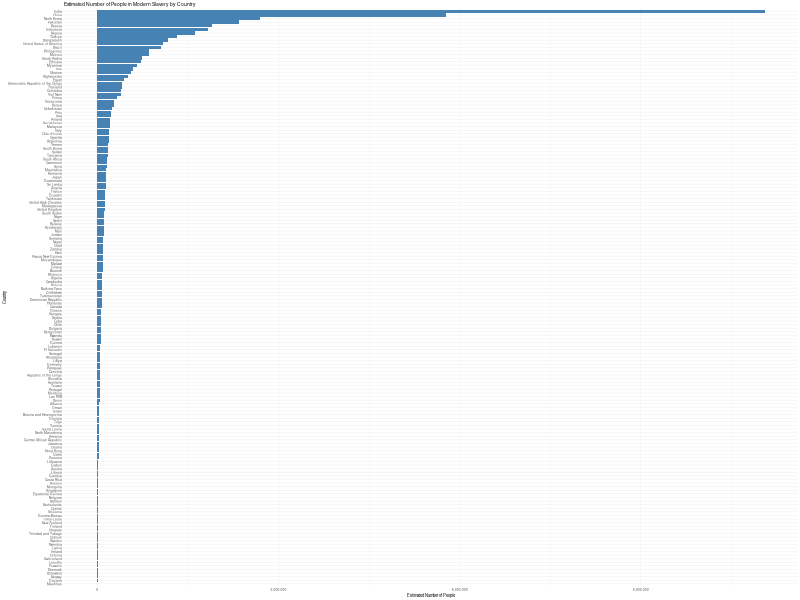
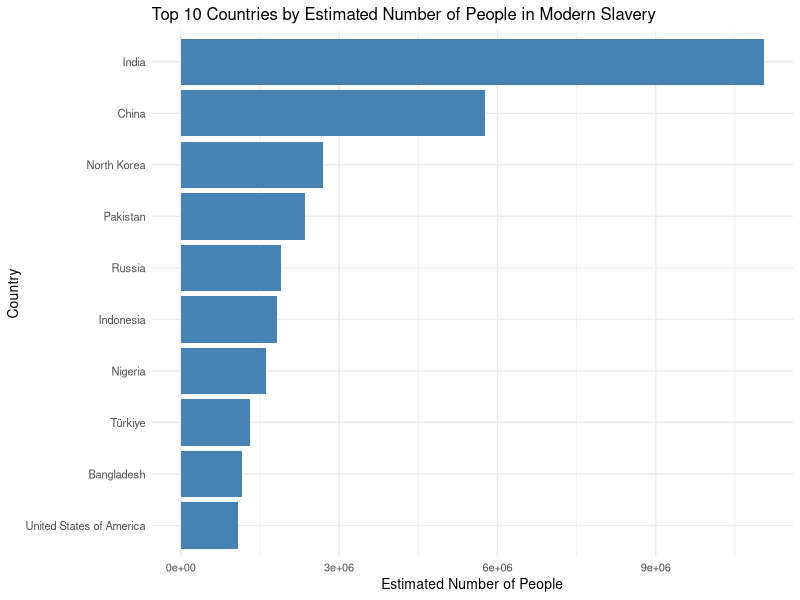
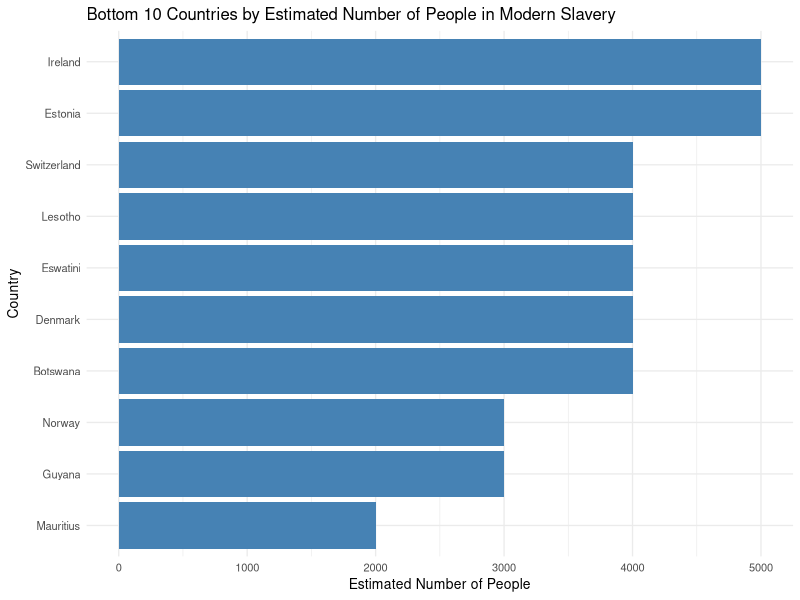
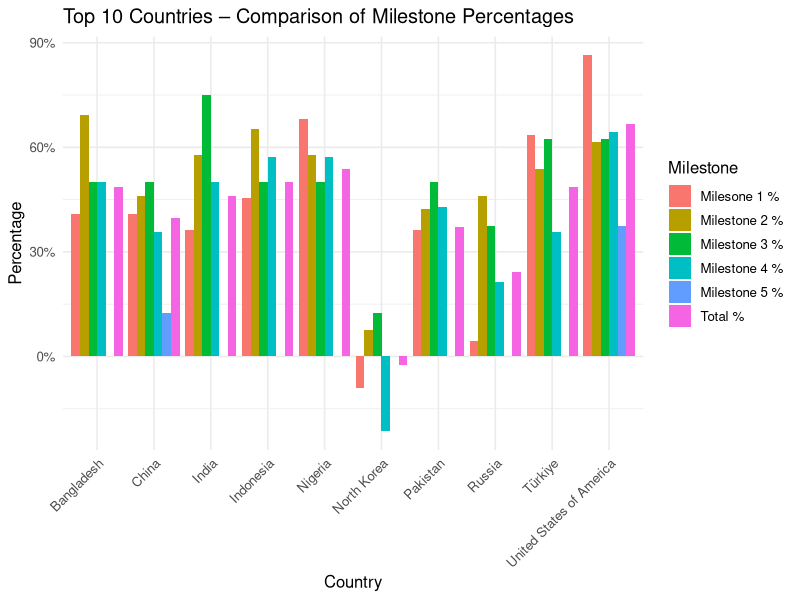
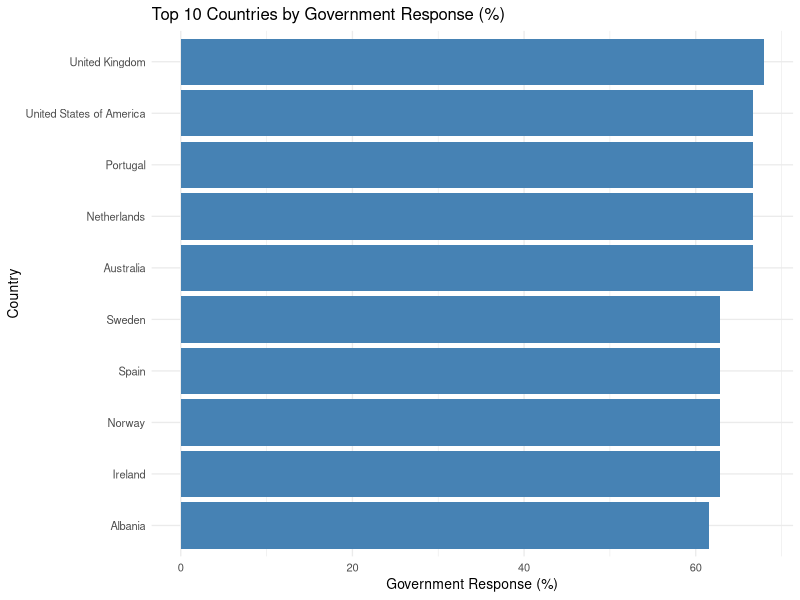
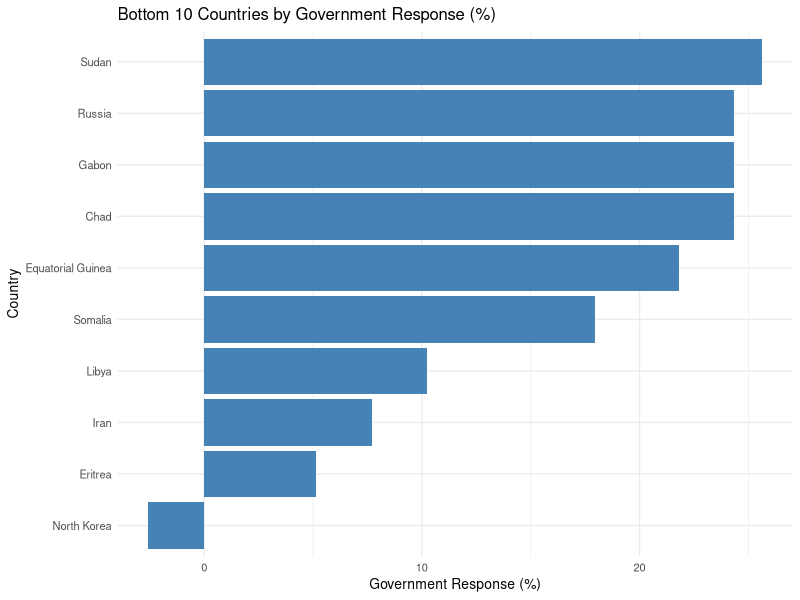
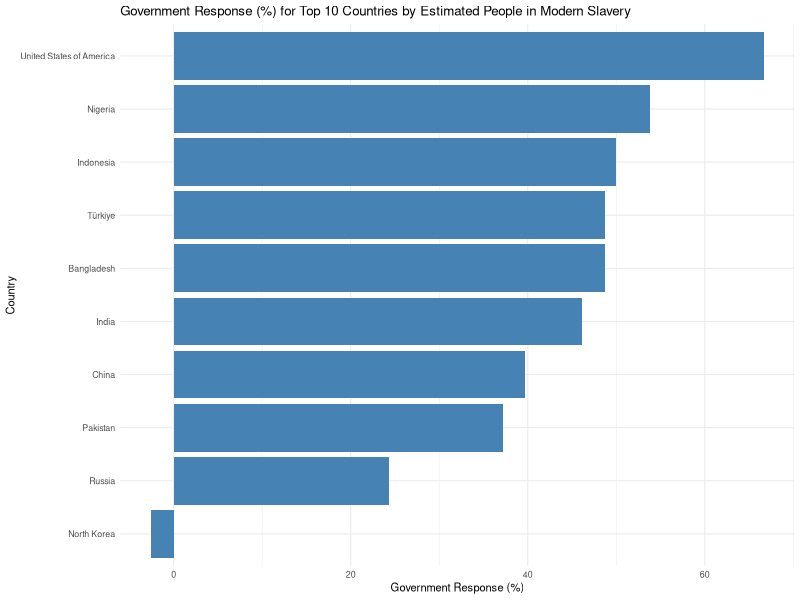

The R script that drew these images, in order:
## ---- chunk 1
#Load packages
library(tidyverse)
library(readxl)
library(dplyr)
library(ggplot2)
library(tidyr)
library(scales)
## ---- chunk 2
# Because there's multiple sheets and crowded rows, we need to specify where
# need to begin
df <- read_excel(
  "2023-Global-Slavery-Index-Data 2.xlsx",
  sheet = "GSI 2023 summary data",  
  skip = 2
)
## ---- chunk 3
#Select columns for country and estimates
slavery_plot_data <- df |>
  select(Country, `Estimated number of people in modern slavery`) |>
  rename(Estimated = `Estimated number of people in modern slavery`) |>
  drop_na() |>
  arrange(desc(Estimated))

## ---- chunk 4
#Create comparison plot
ggplot(slavery_plot_data, aes(x = reorder(Country, Estimated), y = Estimated)) +
  geom_col(fill = "steelblue") +
  coord_flip() +
  scale_y_continuous(labels = scales::comma) +
  labs(
    title = "Estimated Number of People in Modern Slavery by Country",
    x = "Country",
    y = "Estimated Number of People"
  ) +
  theme_minimal(base_size = 3)

## ---- chunk 5
#Checking for the top 10 countries with the greatest estimated number of people in modern slavery

top10 <- df |>
  select(Country, `Estimated number of people in modern slavery`) |>
  rename(Estimated = `Estimated number of people in modern slavery`) |>
  arrange(desc(Estimated)) |>
  slice(1:10)

top10
## ---- chunk 6
top10 <- slavery_plot_data |>
  arrange(desc(Estimated)) |>  
  slice(1:10)


ggplot(top10, aes(x = reorder(Country, Estimated), y = Estimated)) +
  geom_col(fill = "steelblue") +
  coord_flip() +
  scale_y_continuous() +
  labs(
    title = "Top 10 Countries by Estimated Number of People in Modern Slavery",
    x = "Country",
    y = "Estimated Number of People"
  ) +
  theme_minimal(base_size = 10)
## ---- chunk 7
#Create comparison plot
slavery_plot_data <- df |>
  select(Country, `Estimated number of people in modern slavery`) |>
  rename(Estimated = `Estimated number of people in modern slavery`) |>
  drop_na() |>
  arrange((Estimated))

bottom10 <- slavery_plot_data |>
  arrange(Estimated) |>  
  slice(1:10)


ggplot(bottom10, aes(x = reorder(Country, Estimated), y = Estimated)) +
  geom_col(fill = "steelblue") +
  coord_flip() +
  scale_y_continuous() +
  labs(
    title = "Bottom 10 Countries by Estimated Number of People in Modern Slavery",
    x = "Country",
    y = "Estimated Number of People"
  ) +
  theme_minimal(base_size = 10)
## ---- chunk 8
#Checking for the bottom 10 countries with the greatest estimated number of people in modern slavery

df <- read_excel(
  "2023-Global-Slavery-Index-Data 2.xlsx",
  sheet = "GSI 2023 summary data",  # or whichever sheet you want
  skip = 2
)

bottom10 <- df |>
  select(Country, `Estimated number of people in modern slavery`) |>
  rename(Estimated = `Estimated number of people in modern slavery`) |>
  arrange((Estimated)) |>
  slice(1:10)

bottom10
## ---- chunk 9
milestone_cols <- c(
  "Milestone 1 %",
  "Milestone 2 %",
  "Milestone 3 %",
  "Milestone 4 %",
  "Milestone 5 %",
  "Total %"
)
## ---- chunk 10

df_summary <- read_excel(
  "2023-Global-Slavery-Index-Data 2.xlsx",
  sheet = "GSI 2023 summary data",
  skip = 2
)

df_summary <- df_summary |>
  mutate(Estimated = as.numeric(gsub(",", "", `Estimated number of people in modern slavery`)))

top10 <- df_summary |>
  arrange(desc(Estimated)) |>
  slice(1:10) |>
  select(Country)

df_indicators <- read_excel(
  "2023-Global-Slavery-Index-Data 2.xlsx",
  sheet = "Govt response - Indicators",
  skip = 2
)

df10 <- df_indicators |>
  filter(Country %in% top10$Country)

milestone_cols <- c(
  "Milesone 1 %",      
  "Milestone 2 %",
  "Milestone 3 %",
  "Milestone 4 %",
  "Milestone 5 %",
  "Total %"
)

plot_data <- df10 |>
  select(Country, all_of(milestone_cols)) |>
  pivot_longer(cols = milestone_cols,
               names_to = "Milestone",
               values_to = "Percentage")

ggplot(plot_data, 
       aes(x = Country, y = Percentage, fill = Milestone)) +
  geom_col(position = "dodge") +
  scale_y_continuous(labels = percent_format(scale = 1)) +
  labs(
    title = "Top 10 Countries – Comparison of Milestone Percentages",
    x = "Country",
    y = "Percentage",
    fill = "Milestone"
  ) +
  theme_minimal(base_size = 12) +
  theme(axis.text.x = element_text(angle = 45, hjust = 1))


## ---- chunk 11
df_summary <- read_excel(
  "2023-Global-Slavery-Index-Data 2.xlsx",
  sheet = "GSI 2023 summary data",
  skip = 2
)

df_summary <- df_summary |>
  mutate(`Government response total (%)` =
           as.numeric(gsub(",", "", `Government response total (%)`)))

slavery_plot_data <- df_summary |>
  select(Country, `Government response total (%)`) |>
  drop_na(`Government response total (%)`)

top10 <- slavery_plot_data |>
  arrange(desc(`Government response total (%)`)) |>
  slice(1:10)

bottom10 <- slavery_plot_data |>
  arrange(`Government response total (%)`) |>
  slice(1:10)

## ---- chunk 12
ggplot(top10, aes(
  x = reorder(Country, `Government response total (%)`),
  y = `Government response total (%)`
)) +
  geom_col(fill = "steelblue") +
  coord_flip() +
  labs(
    title = "Top 10 Countries by Government Response (%)",
    x = "Country",
    y = "Government Response (%)"
  ) +
  theme_minimal(base_size = 10)

## ---- chunk 13
ggplot(bottom10, aes(
  x = reorder(Country, `Government response total (%)`),
  y = `Government response total (%)`
)) +
  geom_col(fill = "steelblue") +
  coord_flip() +
  labs(
    title = "Bottom 10 Countries by Government Response (%)",
    x = "Country",
    y = "Government Response (%)"
  ) +
  theme_minimal(base_size = 10)

## ---- chunk 14
df_summary <- read_excel(
  "2023-Global-Slavery-Index-Data 2.xlsx",
  sheet = "GSI 2023 summary data",
  skip = 2
)

df_summary <- df_summary |>
  mutate(
    `Estimated number of people in modern slavery` =
      as.numeric(gsub(",", "", `Estimated number of people in modern slavery`)),
    
    `Government response total (%)` =
      as.numeric(gsub(",", "", `Government response total (%)`))
  )
top10_estimated <- df_summary |>
  arrange(desc(`Estimated number of people in modern slavery`)) |>
  slice(1:10) |>
  select(Country, `Estimated number of people in modern slavery`, `Government response total (%)`)

ggplot(top10_estimated, 
       aes(x = reorder(Country, `Government response total (%)`),
           y = `Government response total (%)`)) +
  geom_col(fill = "steelblue") +
  coord_flip() +
  labs (
    title = "Government Response (%) for Top 10 Countries by Estimated People in Modern Slavery",
    x = "Country",
    y = "Government Response (%)"
  ) +
  theme_minimal(base_size = 8)

